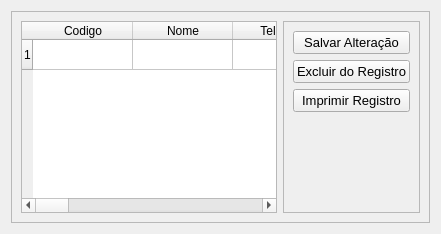
            <widget class="QWidget" name="tab">
             <attribute name="title">
              <string>Registro de Fornecedor</string>
             </attribute>
             <layout class="QVBoxLayout" name="verticalLayout_12">
              <item>
               <widget class="QFrame" name="frame_26">
                <property name="frameShape">
                 <enum>QFrame::StyledPanel</enum>
                </property>
                <property name="frameShadow">
                 <enum>QFrame::Raised</enum>
                </property>
                <layout class="QHBoxLayout" name="horizontalLayout_7">
                 <item>
                  <widget class="QTableWidget" name="tableWidget_4">
                   <property name="rowCount">
                    <number>1</number>
                   </property>
                   <row>
                    <property name="text">
                     <string>1</string>
                    </property>
                   </row>
                   <column>
                    <property name="text">
                     <string>Codigo</string>
                    </property>
                   </column>
                   <column>
                    <property name="text">
                     <string>Nome</string>
                    </property>
                   </column>
                   <column>
                    <property name="text">
                     <string>Telefone</string>
                    </property>
                   </column>
                   <column>
                    <property name="text">
                     <string>E-mail</string>
                    </property>
                   </column>
                   <column>
                    <property name="text">
                     <string>CPF/CNPJ</string>
                    </property>
                   </column>
                   <column>
                    <property name="text">
                     <string>Pessoa</string>
                    </property>
                   </column>
                   <column>
                    <property name="text">
                     <string>Produto/Serviço</string>
                    </property>
                   </column>
                   <column>
                    <property name="text">
                     <string>Valor</string>
                    </property>
                   </column>
                   <column>
                    <property name="text">
                     <string>Mais informações</string>
                    </property>
                   </column>
                   <column>
                    <property name="text">
                     <string>Endereço</string>
                    </property>
                   </column>
                   <column>
                    <property name="text">
                     <string>CEP</string>
                    </property>
                   </column>
                   <column>
                    <property name="text">
                     <string>Cidade</string>
                    </property>
                   </column>
                   <column>
                    <property name="text">
                     <string>Numero</string>
                    </property>
                   </column>
                   <column>
                    <property name="text">
                     <string>Complamento</string>
                    </property>
                   </column>
                  </widget>
                 </item>
                 <item>
                  <widget class="QFrame" name="frame_27">
                   <property name="frameShape">
                    <enum>QFrame::StyledPanel</enum>
                   </property>
                   <property name="frameShadow">
                    <enum>QFrame::Raised</enum>
                   </property>
                   <layout class="QVBoxLayout" name="verticalLayout_10">
                    <item>
                     <widget class="QPushButton" name="pushButton_21">
                      <property name="font">
                       <font>
                        <pointsize>10</pointsize>
                       </font>
                      </property>
                      <property name="text">
                       <string>Salvar Alteração</string>
                      </property>
                     </widget>
                    </item>
                    <item>
                     <widget class="QPushButton" name="pushButton_22">
                      <property name="font">
                       <font>
                        <pointsize>10</pointsize>
                       </font>
                      </property>
                      <property name="text">
                       <string>Excluir do Registro</string>
                      </property>
                     </widget>
                    </item>
                    <item>
                     <widget class="QPushButton" name="pushButton_23">
                      <property name="font">
                       <font>
                        <pointsize>10</pointsize>
                       </font>
                      </property>
                      <property name="text">
                       <string>Imprimir Registro</string>
                      </property>
                     </widget>
                    </item>
                    <item>
                     <spacer name="verticalSpacer_5">
                      <property name="orientation">
                       <enum>Qt::Vertical</enum>
                      </property>
                      <property name="sizeHint" stdset="0">
                       <size>
                        <width>20</width>
                        <height>40</height>
                       </size>
                      </property>
                     </spacer>
                    </item>
                   </layout>
                  </widget>
                 </item>
                </layout>
               </widget>
              </item>
             </layout>
            </widget>
